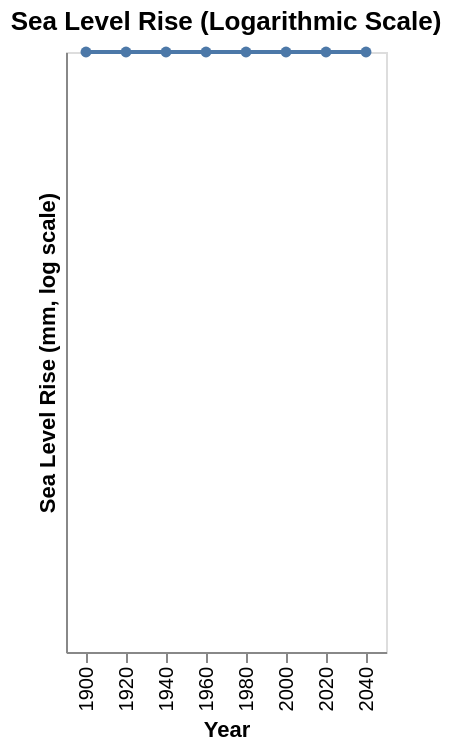

Here is the Vega-Lite specification saved for this chart:
### Vega-Lite specification from a JSON file in a GitHub repository (floating-point values rounded to 4 significant figures)
{"$schema": "https://vega.github.io/schema/vega-lite/v5.json", "description": "Sea level rise projection", "data": {"values": [{"year": "1900", "level": 0}, {"year": "1920", "level": 2}, {"year": "1940", "level": 5}, {"year": "1960", "level": 12}, {"year": "1980", "level": 28}, {"year": "2000", "level": 65}, {"year": "2020", "level": 145}, {"year": "2040", "level": 280}]}, "mark": {"type": "area", "line": true, "point": true, "color": "teal"}, "encoding": {"x": {"field": "year", "type": "ordinal", "axis": {"title": "Year"}}, "y": {"field": "level", "type": "quantitative", "scale": {"type": "log"}, "axis": {"title": "Sea Level Rise (mm, log scale)"}}, "tooltip": [{"field": "year", "type": "ordinal"}, {"field": "level", "type": "quantitative", "title": "Rise (mm)", "format": ".0f"}]}, "title": "Sea Level Rise (Logarithmic Scale)"}
